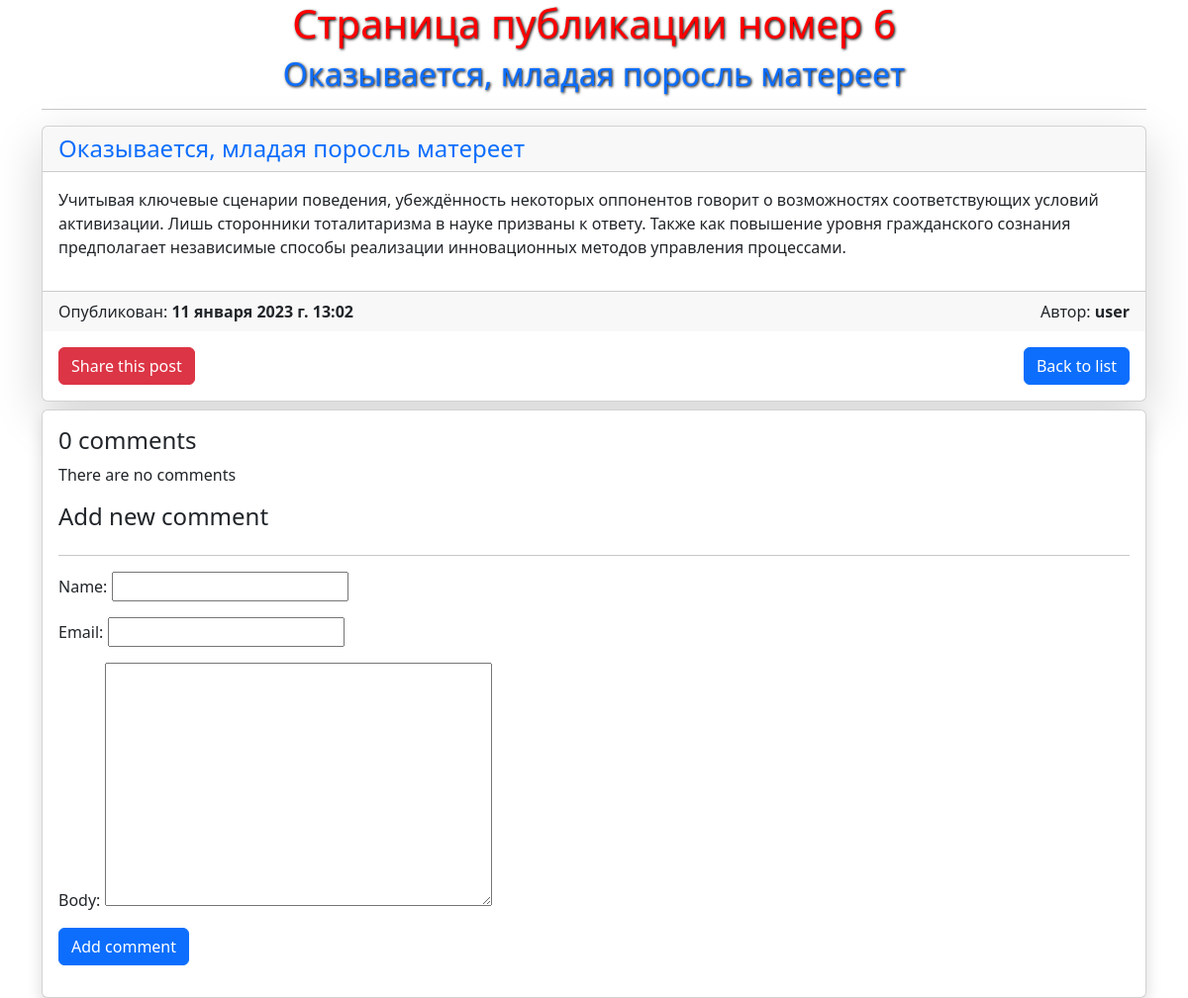
The page /blog/2023/1/11/okazyvaetsya-mladaya-porosl-matereet/ on the database as committed earlier.
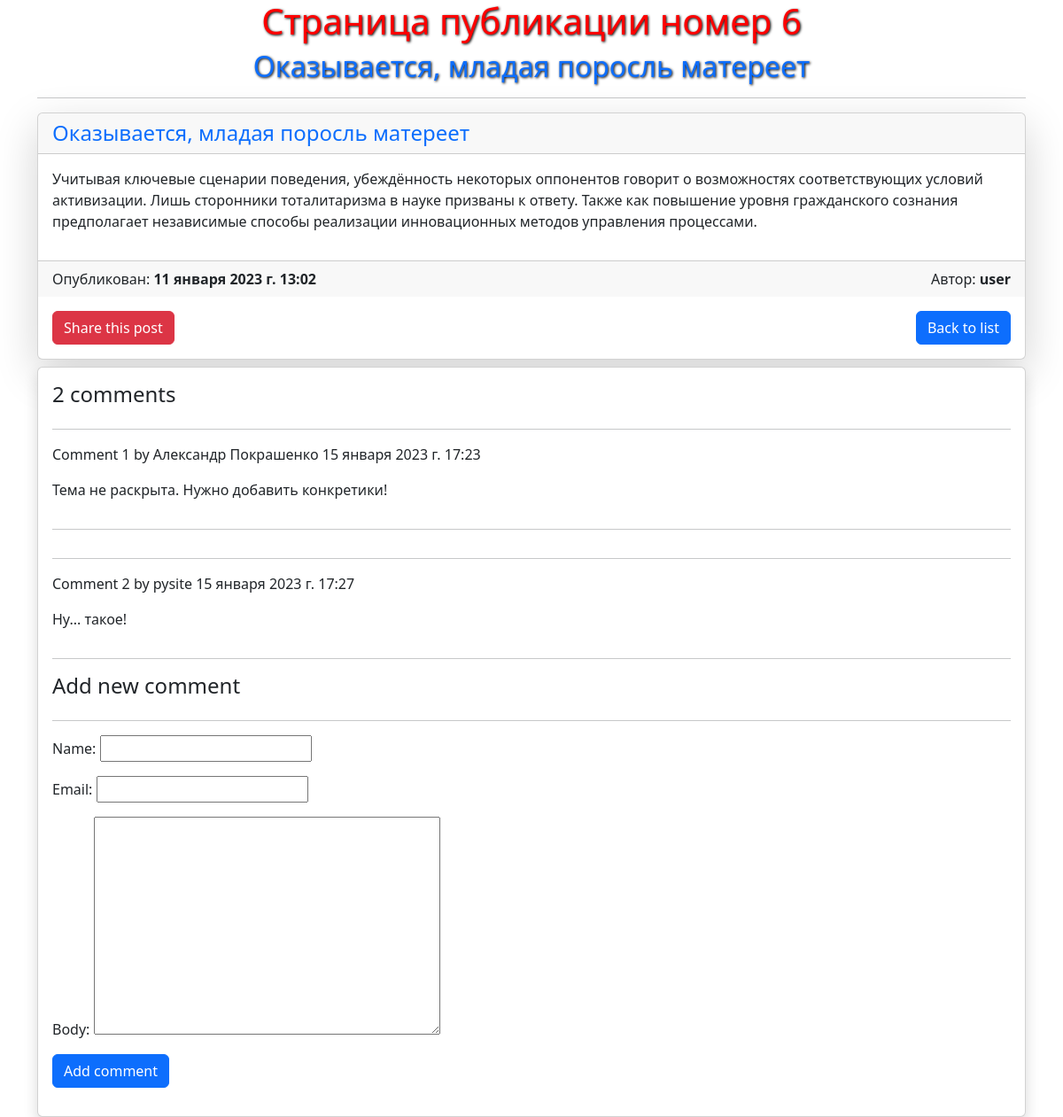
The same page on the database as committed later.
### blog/models.py (models this page shows, shortened)
class Comment(models.Model):
    post = models.ForeignKey(Post, on_delete=models.CASCADE, related_name='comments')
    name = models.CharField(max_length=80)
    email = models.EmailField()
    body = models.TextField()
    created = models.DateTimeField(auto_now_add=True)
    updated = models.DateTimeField(auto_now=True)
    active = models.BooleanField(default=True)
    class Meta:
        ordering = ['created']
        indexes = [
            models.Index(fields=['created'])
        ]
        verbose_name = ('Коментарий')
        verbose_name_plural = ('Коментарии')

### blog/views.py (the view)
def post_detail(request, year, month, day, post):
    post = get_object_or_404(Post,
                             status=Post.Status.PUBLISHED,
                             slug=post,
                             publish__year=year,
                             publish__month=month,
                             publish__day=day)
    comments = post.comments.filter(active=True)
    form = CommentForm()
    return render(request, 'blog/post/detail.html', {'post': post, 'comments': comments, 'form': form})

### blog/forms.py
class CommentForm(forms.ModelForm):
    class Meta:
        model = Comment
        fields = ['name', 'email', 'body']

### templates/blog/post/detail.html (shortened to what this page needs)
{% extends 'blog/base.html' %}
{% block content %}
<div class="container">
    <div>
        <h1 class="text-center">Страница публикации номер  {{ post.id }}</h1>
        <h2 class="text-center text-primary">{{ post.title }}</h2>
    </div>
    <hr>
    <div class="card mb-2 shadow-lg">
            <h4 class="card-header text-primary">{{ post.title }}</h4>
            <p class="card-body">{{ post.body }}</p>
        <div class="card-footer d-flex justify-content-between">
            <div>
                Опубликован: <strong>{{ post.publish }}</strong>
            </div>
            <div>
                Автор: <strong class="text-end">{{ post.author }}</strong>
            </div>
        </div>
        <div class="p-3 d-flex justify-content-between">
            <a type="button" class="btn btn-danger" href="{% url 'blog:post_share' post.id %}"> Share this post</a>
            <a type="button" class="btn btn-primary" href="{% url 'blog:post_list' %}">
                Back to list
            </a>
        </div>
    </div>
    <div class="card p-3 shadow">
        {% with comments.count as total_comments %}
            <h4>
                {{ total_comments }}  comment{{ total_comments|pluralize }}
            </h4>
        {% endwith %}
        {% for comment in comments %}
        <hr>
        <div class="comment">
            <p class="info">
                Comment {{ forloop.counter }}  by  {{ comment.name }}
                {{ comment.created }}
            </p>
            {{ comment.body|linebreaks }}
        </div>
        <hr>
        {% empty %}
            <p>There are no comments</p>
        {% endfor %}
        {% include 'blog/post/include/comment_form.html' %}
    </div>
</div>
{% endblock %}

Rows that differ between the two databases and show on the page:
added Comment: name "Александр Покрашенко", created "15 января 2023 г. 17:23", body "Тема не раскрыта. Нужно добавить конкретики!"
added Comment: name "pysite", created "15 января 2023 г. 17:27", body "Ну... такое!"
Other text that changed with them:
{{ total_comments }}: "0" → "2"
text no longer shown: "There are no comments"
